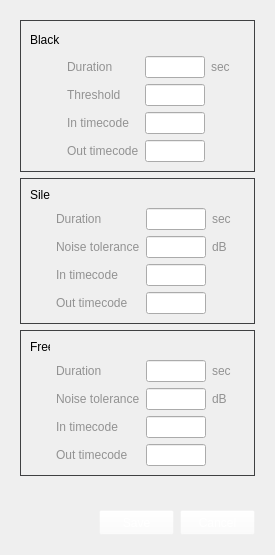
     <widget class="QWidget" name="page_2">
      <property name="geometry">
       <rect>
        <x>0</x>
        <y>0</y>
        <width>275</width>
        <height>555</height>
       </rect>
      </property>
      <attribute name="label">
       <string>Damage test</string>
      </attribute>
      <layout class="QGridLayout" name="gridLayout_16">
       <item row="0" column="1">
        <widget class="QFrame" name="main_frame_blckslnc">
         <layout class="QGridLayout" name="gridLayout_8">
          <item row="3" column="1">
           <spacer name="verticalSpacer_2">
            <property name="orientation">
             <enum>Qt::Vertical</enum>
            </property>
            <property name="sizeHint" stdset="0">
             <size>
              <width>20</width>
              <height>40</height>
             </size>
            </property>
           </spacer>
          </item>
          <item row="0" column="0" colspan="2">
           <widget class="QFrame" name="blck_frame">
            <property name="styleSheet">
             <string notr="true">QFrame#blck_frame{
     border: 1px solid rgb(63,64,66);
}</string>
            </property>
            <layout class="QGridLayout" name="gridLayout_13">
             <item row="1" column="1">
              <layout class="QGridLayout" name="gridLayout_11">
               <item row="1" column="0">
                <widget class="QLabel" name="Threshold_blck">
                 <property name="minimumSize">
                  <size>
                   <width>0</width>
                   <height>0</height>
                  </size>
                 </property>
                 <property name="baseSize">
                  <size>
                   <width>110</width>
                   <height>0</height>
                  </size>
                 </property>
                 <property name="styleSheet">
                  <string notr="true">color: rgb(146, 146, 146)</string>
                 </property>
                 <property name="text">
                  <string>Threshold</string>
                 </property>
                </widget>
               </item>
               <item row="0" column="1">
                <widget class="QLineEdit" name="blck_dur_txt">
                 <property name="minimumSize">
                  <size>
                   <width>60</width>
                   <height>0</height>
                  </size>
                 </property>
                 <property name="maximumSize">
                  <size>
                   <width>100</width>
                   <height>16777215</height>
                  </size>
                 </property>
                </widget>
               </item>
               <item row="0" column="0">
                <widget class="QLabel" name="Duration_blck">
                 <property name="minimumSize">
                  <size>
                   <width>0</width>
                   <height>0</height>
                  </size>
                 </property>
                 <property name="baseSize">
                  <size>
                   <width>110</width>
                   <height>0</height>
                  </size>
                 </property>
                 <property name="styleSheet">
                  <string notr="true">color: rgb(146, 146, 146)</string>
                 </property>
                 <property name="text">
                  <string>Duration</string>
                 </property>
                </widget>
               </item>
               <item row="1" column="1">
                <widget class="QLineEdit" name="blck_thr_txt">
                 <property name="minimumSize">
                  <size>
                   <width>60</width>
                   <height>0</height>
                  </size>
                 </property>
                 <property name="maximumSize">
                  <size>
                   <width>100</width>
                   <height>16777215</height>
                  </size>
                 </property>
                </widget>
               </item>
               <item row="0" column="2">
                <widget class="QLabel" name="Channels_8">
                 <property name="minimumSize">
                  <size>
                   <width>0</width>
                   <height>0</height>
                  </size>
                 </property>
                 <property name="baseSize">
                  <size>
                   <width>110</width>
                   <height>0</height>
                  </size>
                 </property>
                 <property name="styleSheet">
                  <string notr="true">color: rgb(146, 146, 146)</string>
                 </property>
                 <property name="text">
                  <string>sec</string>
                 </property>
                </widget>
               </item>
               <item row="2" column="0">
                <widget class="QLabel" name="NoiseTolerance_slnc_4">
                 <property name="minimumSize">
                  <size>
                   <width>0</width>
                   <height>0</height>
                  </size>
                 </property>
                 <property name="baseSize">
                  <size>
                   <width>110</width>
                   <height>0</height>
                  </size>
                 </property>
                 <property name="styleSheet">
                  <string notr="true">color: rgb(146, 146, 146)</string>
                 </property>
                 <property name="text">
                  <string>In timecode</string>
                 </property>
                </widget>
               </item>
               <item row="3" column="0">
                <widget class="QLabel" name="NoiseTolerance_slnc_5">
                 <property name="minimumSize">
                  <size>
                   <width>0</width>
                   <height>0</height>
                  </size>
                 </property>
                 <property name="baseSize">
                  <size>
                   <width>110</width>
                   <height>0</height>
                  </size>
                 </property>
                 <property name="styleSheet">
                  <string notr="true">color: rgb(146, 146, 146)</string>
                 </property>
                 <property name="text">
                  <string>Out timecode</string>
                 </property>
                </widget>
               </item>
               <item row="2" column="1">
                <widget class="QLineEdit" name="blck_tc_in">
                 <property name="minimumSize">
                  <size>
                   <width>60</width>
                   <height>0</height>
                  </size>
                 </property>
                 <property name="maximumSize">
                  <size>
                   <width>100</width>
                   <height>16777215</height>
                  </size>
                 </property>
                </widget>
               </item>
               <item row="3" column="1">
                <widget class="QLineEdit" name="blck_tc_out">
                 <property name="minimumSize">
                  <size>
                   <width>60</width>
                   <height>0</height>
                  </size>
                 </property>
                 <property name="maximumSize">
                  <size>
                   <width>100</width>
                   <height>16777215</height>
                  </size>
                 </property>
                </widget>
               </item>
              </layout>
             </item>
             <item row="0" column="0">
              <widget class="QLabel" name="Black_sett">
               <property name="minimumSize">
                <size>
                 <width>0</width>
                 <height>20</height>
                </size>
               </property>
               <property name="maximumSize">
                <size>
                 <width>16777215</width>
                 <height>20</height>
                </size>
               </property>
               <property name="text">
                <string>Black</string>
               </property>
              </widget>
             </item>
             <item row="1" column="2">
              <spacer name="horizontalSpacer_6">
               <property name="orientation">
                <enum>Qt::Horizontal</enum>
               </property>
               <property name="sizeHint" stdset="0">
                <size>
                 <width>60</width>
                 <height>20</height>
                </size>
               </property>
              </spacer>
             </item>
            </layout>
           </widget>
          </item>
          <item row="1" column="0" colspan="2">
           <widget class="QFrame" name="slnc_frame">
            <property name="styleSheet">
             <string notr="true">QFrame#slnc_frame{
     border: 1px solid rgb(63,64,66);
}</string>
            </property>
            <layout class="QGridLayout" name="gridLayout_14">
             <item row="1" column="2">
              <spacer name="horizontalSpacer_8">
               <property name="orientation">
                <enum>Qt::Horizontal</enum>
               </property>
               <property name="sizeHint" stdset="0">
                <size>
                 <width>150</width>
                 <height>20</height>
                </size>
               </property>
              </spacer>
             </item>
             <item row="0" column="0">
              <widget class="QLabel" name="Silence_sett">
               <property name="minimumSize">
                <size>
                 <width>20</width>
                 <height>0</height>
                </size>
               </property>
               <property name="maximumSize">
                <size>
                 <width>16777215</width>
                 <height>20</height>
                </size>
               </property>
               <property name="text">
                <string>Silence</string>
               </property>
              </widget>
             </item>
             <item row="1" column="1">
              <layout class="QGridLayout" name="gridLayout_12">
               <item row="0" column="1">
                <widget class="QLineEdit" name="slnc_dur_txt">
                 <property name="minimumSize">
                  <size>
                   <width>60</width>
                   <height>0</height>
                  </size>
                 </property>
                 <property name="maximumSize">
                  <size>
                   <width>100</width>
                   <height>16777215</height>
                  </size>
                 </property>
                </widget>
               </item>
               <item row="1" column="0">
                <widget class="QLabel" name="NoiseTolerance_slnc">
                 <property name="minimumSize">
                  <size>
                   <width>0</width>
                   <height>0</height>
                  </size>
                 </property>
                 <property name="baseSize">
                  <size>
                   <width>110</width>
                   <height>0</height>
                  </size>
                 </property>
                 <property name="styleSheet">
                  <string notr="true">color: rgb(146, 146, 146)</string>
                 </property>
                 <property name="text">
                  <string>Noise tolerance</string>
                 </property>
                </widget>
               </item>
               <item row="0" column="0">
                <widget class="QLabel" name="Duration_slnc">
                 <property name="minimumSize">
                  <size>
                   <width>0</width>
                   <height>0</height>
                  </size>
                 </property>
                 <property name="baseSize">
                  <size>
                   <width>110</width>
                   <height>0</height>
                  </size>
                 </property>
                 <property name="styleSheet">
                  <string notr="true">color: rgb(146, 146, 146)</string>
                 </property>
                 <property name="text">
                  <string>Duration</string>
                 </property>
                </widget>
               </item>
               <item row="2" column="0">
                <widget class="QLabel" name="NoiseTolerance_slnc_2">
                 <property name="minimumSize">
                  <size>
                   <width>0</width>
                   <height>0</height>
                  </size>
                 </property>
                 <property name="baseSize">
                  <size>
                   <width>110</width>
                   <height>0</height>
                  </size>
                 </property>
                 <property name="styleSheet">
                  <string notr="true">color: rgb(146, 146, 146)</string>
                 </property>
                 <property name="text">
                  <string>In timecode</string>
                 </property>
                </widget>
               </item>
               <item row="1" column="2">
                <widget class="QLabel" name="Channels_10">
                 <property name="minimumSize">
                  <size>
                   <width>0</width>
                   <height>0</height>
                  </size>
                 </property>
                 <property name="baseSize">
                  <size>
                   <width>110</width>
                   <height>0</height>
                  </size>
                 </property>
                 <property name="styleSheet">
                  <string notr="true">color: rgb(146, 146, 146)</string>
                 </property>
                 <property name="text">
                  <string>dB</string>
                 </property>
                </widget>
               </item>
               <item row="0" column="2">
                <widget class="QLabel" name="Channels_9">
                 <property name="minimumSize">
                  <size>
                   <width>0</width>
                   <height>0</height>
                  </size>
                 </property>
                 <property name="baseSize">
                  <size>
                   <width>110</width>
                   <height>0</height>
                  </size>
                 </property>
                 <property name="styleSheet">
                  <string notr="true">color: rgb(146, 146, 146)</string>
                 </property>
                 <property name="text">
                  <string>sec</string>
                 </property>
                </widget>
               </item>
               <item row="1" column="1">
                <widget class="QLineEdit" name="slnc_noize_txt">
                 <property name="minimumSize">
                  <size>
                   <width>60</width>
                   <height>0</height>
                  </size>
                 </property>
                 <property name="maximumSize">
                  <size>
                   <width>100</width>
                   <height>16777215</height>
                  </size>
                 </property>
                </widget>
               </item>
               <item row="3" column="0">
                <widget class="QLabel" name="NoiseTolerance_slnc_3">
                 <property name="minimumSize">
                  <size>
                   <width>0</width>
                   <height>0</height>
                  </size>
                 </property>
                 <property name="baseSize">
                  <size>
                   <width>110</width>
                   <height>0</height>
                  </size>
                 </property>
                 <property name="styleSheet">
                  <string notr="true">color: rgb(146, 146, 146)</string>
                 </property>
                 <property name="text">
                  <string>Out timecode</string>
                 </property>
                </widget>
               </item>
               <item row="2" column="1">
                <widget class="QLineEdit" name="slnc_tc_in">
                 <property name="minimumSize">
                  <size>
                   <width>60</width>
                   <height>0</height>
                  </size>
                 </property>
                 <property name="maximumSize">
                  <size>
                   <width>100</width>
                   <height>16777215</height>
                  </size>
                 </property>
                </widget>
               </item>
               <item row="3" column="1">
                <widget class="QLineEdit" name="slnc_tc_out">
                 <property name="minimumSize">
                  <size>
                   <width>60</width>
                   <height>0</height>
                  </size>
                 </property>
                 <property name="maximumSize">
                  <size>
                   <width>100</width>
                   <height>16777215</height>
                  </size>
                 </property>
                </widget>
               </item>
              </layout>
             </item>
            </layout>
           </widget>
          </item>
          <item row="4" column="1">
           <layout class="QHBoxLayout" name="horizontalLayout_3">
            <item>
             <spacer name="horizontalSpacer_10">
              <property name="orientation">
               <enum>Qt::Horizontal</enum>
              </property>
              <property name="sizeHint" stdset="0">
               <size>
                <width>40</width>
                <height>20</height>
               </size>
              </property>
             </spacer>
            </item>
            <item alignment="Qt::AlignRight">
             <widget class="QPushButton" name="saveButton_damage">
              <property name="minimumSize">
               <size>
                <width>75</width>
                <height>25</height>
               </size>
              </property>
              <property name="maximumSize">
               <size>
                <width>75</width>
                <height>25</height>
               </size>
              </property>
              <property name="styleSheet">
               <string notr="true">QPushButton{
	 color: white;
     background-color:rgba(255,255,255,10);
}
QPushButton:hover{
color: white
background-color:rgba(255,255,255,10);
}
QPushButton:pressed{
color: white
background-color:rgba(255,255,255,20);
}</string>
              </property>
              <property name="text">
               <string>Save</string>
              </property>
             </widget>
            </item>
            <item alignment="Qt::AlignRight">
             <widget class="QPushButton" name="cancelButton_damage">
              <property name="minimumSize">
               <size>
                <width>75</width>
                <height>25</height>
               </size>
              </property>
              <property name="maximumSize">
               <size>
                <width>75</width>
                <height>25</height>
               </size>
              </property>
              <property name="styleSheet">
               <string notr="true">QPushButton{
	 color: white;
     background-color:rgba(255,255,255,10);
}
QPushButton:hover{
color: white
background-color:rgba(255,255,255,10);
}
QPushButton:pressed{
color: white
background-color:rgba(255,255,255,20);
}</string>
              </property>
              <property name="text">
               <string>Cancel</string>
              </property>
             </widget>
            </item>
           </layout>
          </item>
          <item row="2" column="0" colspan="2">
           <widget class="QFrame" name="freeze_frame">
            <property name="styleSheet">
             <string notr="true">QFrame#freeze_frame{
     border: 1px solid rgb(63,64,66);
}</string>
            </property>
            <layout class="QGridLayout" name="gridLayout_17">
             <item row="1" column="2">
              <spacer name="horizontalSpacer_9">
               <property name="orientation">
                <enum>Qt::Horizontal</enum>
               </property>
               <property name="sizeHint" stdset="0">
                <size>
                 <width>150</width>
                 <height>20</height>
                </size>
               </property>
              </spacer>
             </item>
             <item row="0" column="0">
              <widget class="QLabel" name="Silence_sett_2">
               <property name="minimumSize">
                <size>
                 <width>20</width>
                 <height>0</height>
                </size>
               </property>
               <property name="maximumSize">
                <size>
                 <width>16777215</width>
                 <height>20</height>
                </size>
               </property>
               <property name="text">
                <string>Freeze</string>
               </property>
              </widget>
             </item>
             <item row="1" column="1">
              <layout class="QGridLayout" name="gridLayout_18">
               <item row="0" column="1">
                <widget class="QLineEdit" name="frz_dur_txt">
                 <property name="minimumSize">
                  <size>
                   <width>60</width>
                   <height>0</height>
                  </size>
                 </property>
                 <property name="maximumSize">
                  <size>
                   <width>100</width>
                   <height>16777215</height>
                  </size>
                 </property>
                </widget>
               </item>
               <item row="1" column="0">
                <widget class="QLabel" name="NoiseTolerance_slnc_6">
                 <property name="minimumSize">
                  <size>
                   <width>0</width>
                   <height>0</height>
                  </size>
                 </property>
                 <property name="baseSize">
                  <size>
                   <width>110</width>
                   <height>0</height>
                  </size>
                 </property>
                 <property name="styleSheet">
                  <string notr="true">color: rgb(146, 146, 146)</string>
                 </property>
                 <property name="text">
                  <string>Noise tolerance</string>
                 </property>
                </widget>
               </item>
               <item row="0" column="0">
                <widget class="QLabel" name="Duration_slnc_2">
                 <property name="minimumSize">
                  <size>
                   <width>0</width>
                   <height>0</height>
                  </size>
                 </property>
                 <property name="baseSize">
                  <size>
                   <width>110</width>
                   <height>0</height>
                  </size>
                 </property>
                 <property name="styleSheet">
                  <string notr="true">color: rgb(146, 146, 146)</string>
                 </property>
                 <property name="text">
                  <string>Duration</string>
                 </property>
                </widget>
               </item>
               <item row="2" column="0">
                <widget class="QLabel" name="NoiseTolerance_slnc_7">
                 <property name="minimumSize">
                  <size>
                   <width>0</width>
                   <height>0</height>
                  </size>
                 </property>
                 <property name="baseSize">
                  <size>
                   <width>110</width>
                   <height>0</height>
                  </size>
                 </property>
                 <property name="styleSheet">
                  <string notr="true">color: rgb(146, 146, 146)</string>
                 </property>
                 <property name="text">
                  <string>In timecode</string>
                 </property>
                </widget>
               </item>
               <item row="1" column="2">
                <widget class="QLabel" name="Channels_11">
                 <property name="minimumSize">
                  <size>
                   <width>0</width>
                   <height>0</height>
                  </size>
                 </property>
                 <property name="baseSize">
                  <size>
                   <width>110</width>
                   <height>0</height>
                  </size>
                 </property>
                 <property name="styleSheet">
                  <string notr="true">color: rgb(146, 146, 146)</string>
                 </property>
                 <property name="text">
                  <string>dB</string>
                 </property>
                </widget>
               </item>
               <item row="0" column="2">
                <widget class="QLabel" name="Channels_12">
                 <property name="minimumSize">
                  <size>
                   <width>0</width>
                   <height>0</height>
                  </size>
                 </property>
                 <property name="baseSize">
                  <size>
                   <width>110</width>
                   <height>0</height>
                  </size>
                 </property>
                 <property name="styleSheet">
                  <string notr="true">color: rgb(146, 146, 146)</string>
                 </property>
                 <property name="text">
                  <string>sec</string>
                 </property>
                </widget>
               </item>
               <item row="1" column="1">
                <widget class="QLineEdit" name="frz_noize_txt">
                 <property name="minimumSize">
                  <size>
                   <width>60</width>
                   <height>0</height>
                  </size>
                 </property>
                 <property name="maximumSize">
                  <size>
                   <width>100</width>
                   <height>16777215</height>
                  </size>
                 </property>
                </widget>
               </item>
               <item row="3" column="0">
                <widget class="QLabel" name="NoiseTolerance_slnc_8">
                 <property name="minimumSize">
                  <size>
                   <width>0</width>
                   <height>0</height>
                  </size>
                 </property>
                 <property name="baseSize">
                  <size>
                   <width>110</width>
                   <height>0</height>
                  </size>
                 </property>
                 <property name="styleSheet">
                  <string notr="true">color: rgb(146, 146, 146)</string>
                 </property>
                 <property name="text">
                  <string>Out timecode</string>
                 </property>
                </widget>
               </item>
               <item row="2" column="1">
                <widget class="QLineEdit" name="frz_tc_in">
                 <property name="minimumSize">
                  <size>
                   <width>60</width>
                   <height>0</height>
                  </size>
                 </property>
                 <property name="maximumSize">
                  <size>
                   <width>100</width>
                   <height>16777215</height>
                  </size>
                 </property>
                </widget>
               </item>
               <item row="3" column="1">
                <widget class="QLineEdit" name="frz_tc_out">
                 <property name="minimumSize">
                  <size>
                   <width>60</width>
                   <height>0</height>
                  </size>
                 </property>
                 <property name="maximumSize">
                  <size>
                   <width>100</width>
                   <height>16777215</height>
                  </size>
                 </property>
                </widget>
               </item>
              </layout>
             </item>
            </layout>
           </widget>
          </item>
         </layout>
        </widget>
       </item>
       <item row="0" column="0">
        <spacer name="horizontalSpacer_5">
         <property name="orientation">
          <enum>Qt::Horizontal</enum>
         </property>
         <property name="sizeHint" stdset="0">
          <size>
           <width>40</width>
           <height>20</height>
          </size>
         </property>
        </spacer>
       </item>
      </layout>
     </widget>
